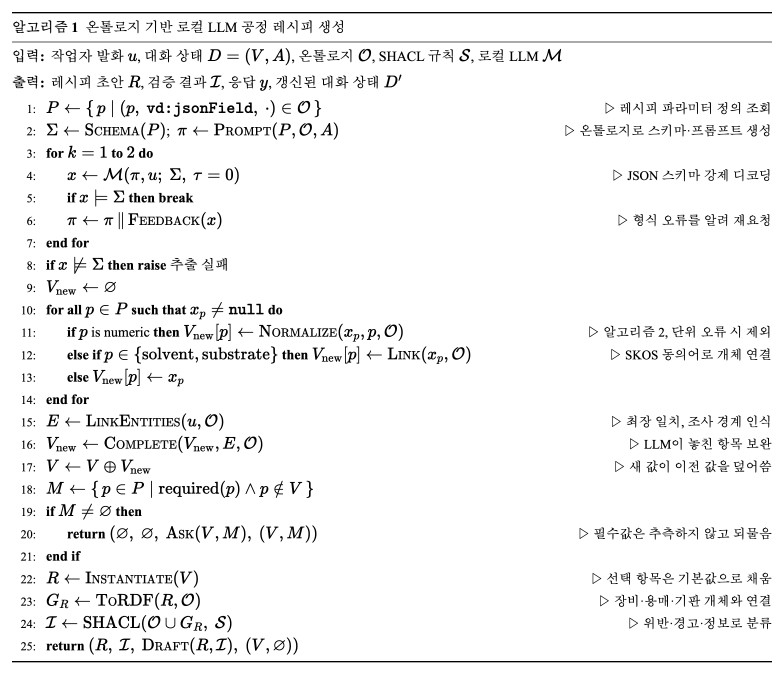
#> input picture paper/alg1.png, 2352 x 2023 px (shown at 1/3 size); its folder holds 3 pictures in this run
$ python render.py
#> lines starting #> are read from the running program, lines starting #| are printed output that depends on the picture
"""llm_algorithm.html을 논문용 PNG(300dpi)와 PDF로 뽑는다.  사용법: python3 paper/render.py"""
import subprocess
from pathlib import Path

from PIL import Image, ImageChops

HERE = Path(__file__).resolve().parent
CHROME = "/Applications/Google Chrome.app/Contents/MacOS/Google Chrome"
HTML = (HERE / "llm_algorithm.html").as_uri()
COMMON = [CHROME, "--headless=new", "--disable-gpu", "--hide-scrollbars", "--virtual-time-budget=10000"]


def trim(path: Path, pad: int = 36) -> tuple[int, int]:
#> called with pad = 36
    img = Image.open(path).convert("RGB")
#> img is the input picture: PIL image 2352x2023 RGB; min 0, max 255, mean 243.5
    img = img.crop(ImageChops.difference(img, Image.new("RGB", img.size, "white")).getbbox())
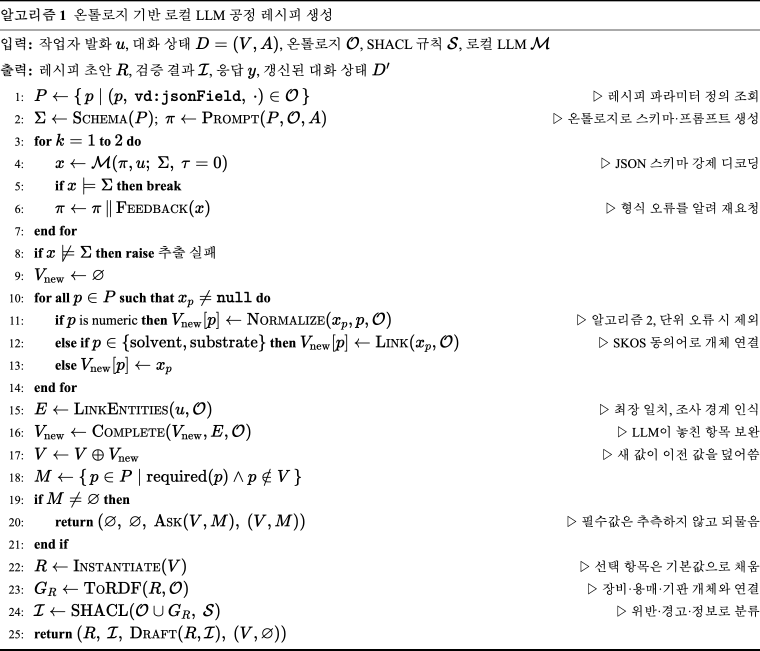
#> img: PIL image 2280x1951 RGB (shown at 1/3 size); min 0, max 255, mean 242.7
    out = Image.new("RGB", (img.width + 2 * pad, img.height + 2 * pad), "white")
#> out: PIL image 2352x2023 RGB; every value is 255
    out.paste(img, (pad, pad))
    out.save(path, dpi=(300, 300))
    return out.size


for name, height in (("alg1", 1100), ("alg2", 500), ("notation", 900)):
    png = HERE / f"{name}.png"
    subprocess.run(COMMON + ["--force-device-scale-factor=3", f"--window-size=840,{height}",
                             f"--screenshot={png}", f"{HTML}#{name}"], check=True, capture_output=True)
    print(png.name, trim(png))
#> pass 2 of the loop `for name, height in (("alg1", 1100), ("alg2", 500), ("notation", 900)):`:
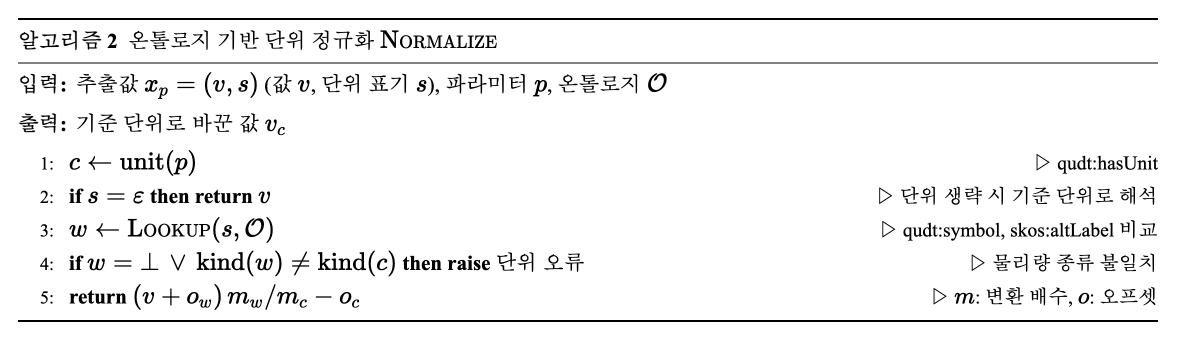
#> input picture paper/alg2.png, 2353 x 680 px (shown at 1/2 size)
#> in trim, img is the input picture: PIL image 2353x680 RGB; min 0, max 255, mean 242.2
#> in trim (call 2), `img = img.crop(ImageChops.difference(img, Image.new("RGB", img.size, "..`:
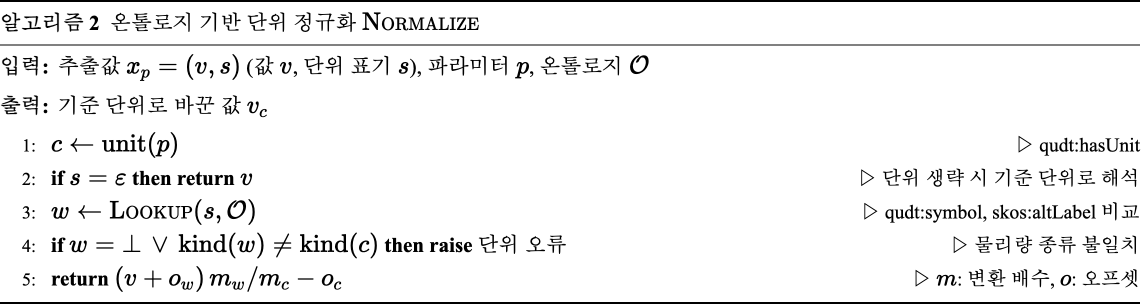
#> img: PIL image 2281x608 RGB (shown at 1/2 size); min 0, max 255, mean 240.2
#> out: PIL image 2353x680 RGB; every value is 255
#> pass 3 of the loop `for name, height in (("alg1", 1100), ("alg2", 500), ("notation", 900)):`:
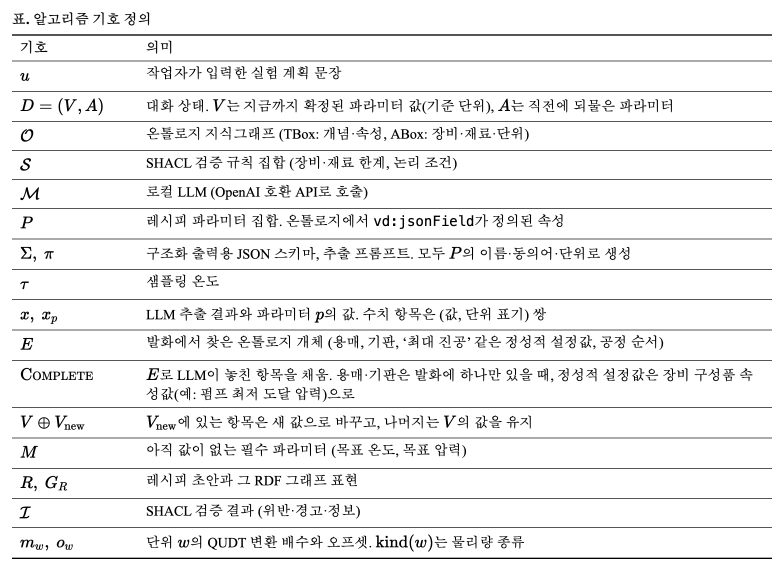
#> input picture paper/notation.png, 2352 x 1713 px (shown at 1/3 size)
#> in trim, img is the input picture: PIL image 2352x1713 RGB; min 0, max 255, mean 240
#> in trim (call 3), `img = img.crop(ImageChops.difference(img, Image.new("RGB", img.size, "..`:
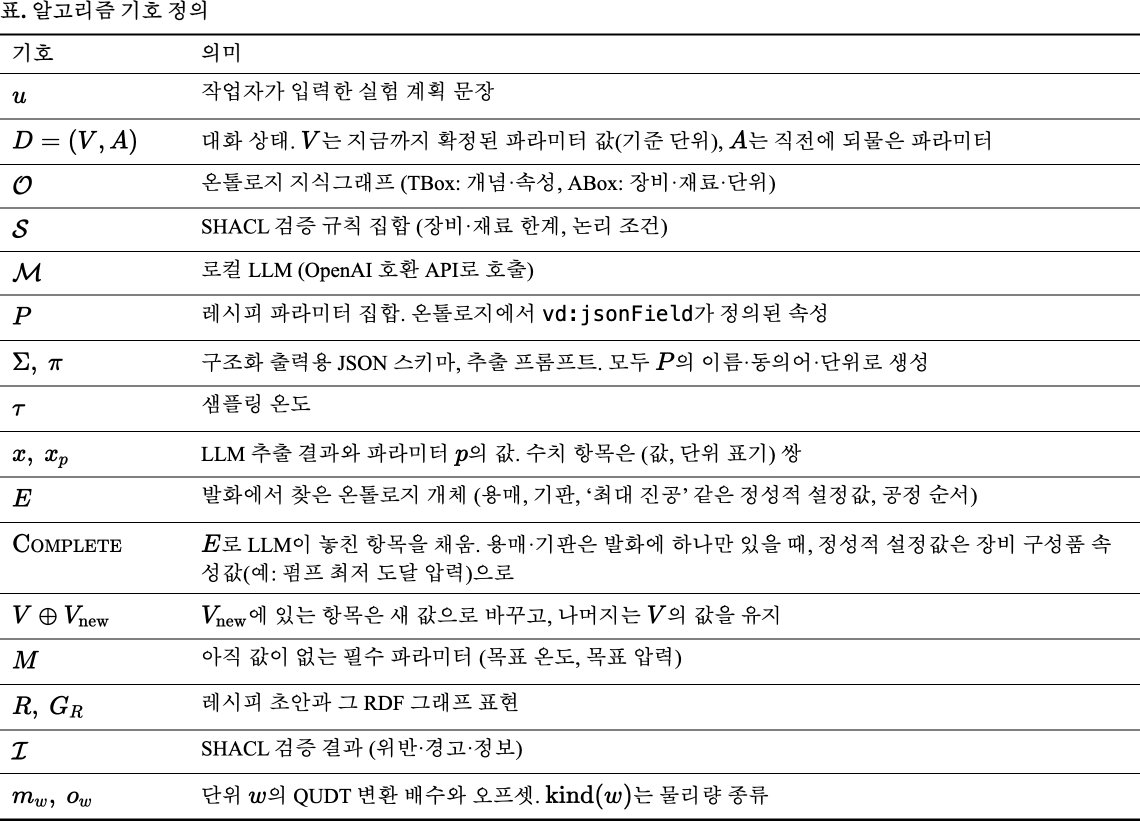
#> img: PIL image 2280x1641 RGB (shown at 1/2 size); min 0, max 255, mean 238.9
#> out: PIL image 2352x1713 RGB; every value is 255

subprocess.run(COMMON + ["--no-pdf-header-footer", f"--print-to-pdf={HERE / 'llm_algorithm.pdf'}", HTML],
               check=True, capture_output=True)
#> (this line was passed over: subprocess is not available in this run)
print("llm_algorithm.pdf")
